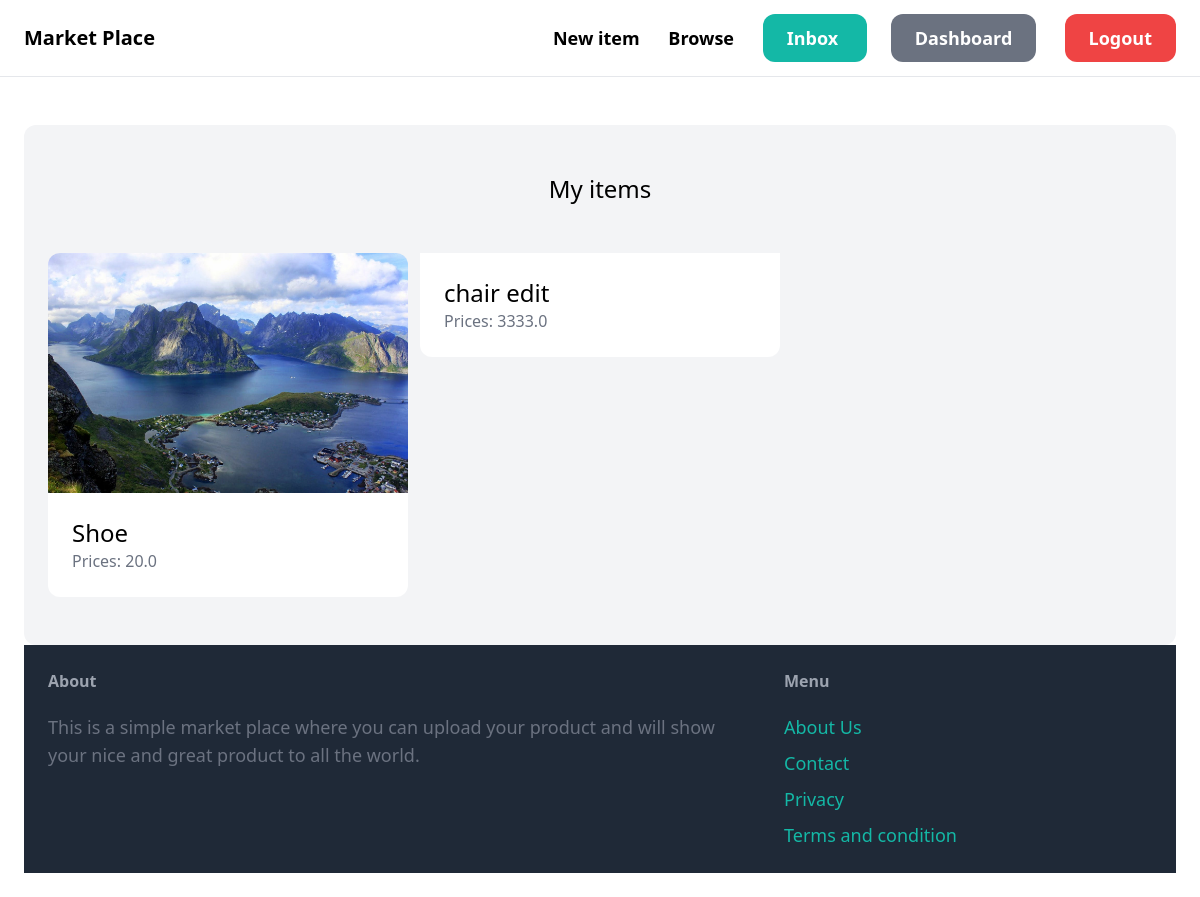
The page /dashboard/ (signed in) on the database its author committed.
### item/models.py (models this page shows, shortened)
class Item(models.Model):
    category=models.ForeignKey(Category, related_name='items', on_delete=models.CASCADE)
    name =models.CharField(max_length=200)
    description=models.TextField(max_length=255)
    price=models.FloatField()
    image=models.ImageField(upload_to='items_image', blank=True, null=True)
    is_sold=models.BooleanField(default=False)
    created_by= models.ForeignKey(User, related_name='items', on_delete=models.CASCADE)
    created_at=models.DateTimeField(auto_now_add=True)

### dashboard/views.py (the view)
# urls.py: path('', views.index, name='index'),
@login_required
def index(request):
    items=Item.objects.filter(created_by=request.user)
    return render (request, 'dashboard/index.html', {
        'items':items,
    })

### dashboard/templates/dashboard/index.html (shortened to what this page needs)
{% extends 'core/base.html' %}
{% block content %}
<div class="mt-6 px-6 py-12 bg-gray-100 rounded-xl">
    <h2 class="mb-12 text-2xl text-center ">My items </h2>
    <div class="grid grid-cols-3 gap-3">
        {% for item in items %}
            <div>
                <a href="{% url 'item:details' item.id %}">
                    <div>
                        <img src="{{item.image.url }}" class="rounded-t-xl" alt="">
                    </div>
                    <div class="p-6 bg-white rounded-b-xl">
                        <h2 class="text-2xl">{{item.name}}</h2>
                        <p class="text-gray-500">Prices: {{item.price}}</p>
                    </div>
                </a>
            </div>
        {% endfor %}
    </div>
{% endblock %}

### rows shown on the page
Item: image (picture), name "Shoe", price "20.0"
Item: name "chair edit", price "3333.0"
